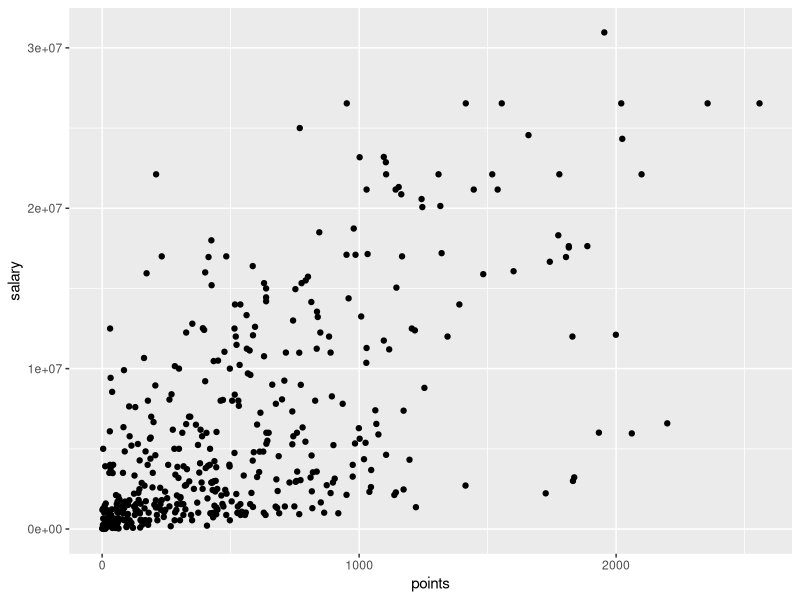
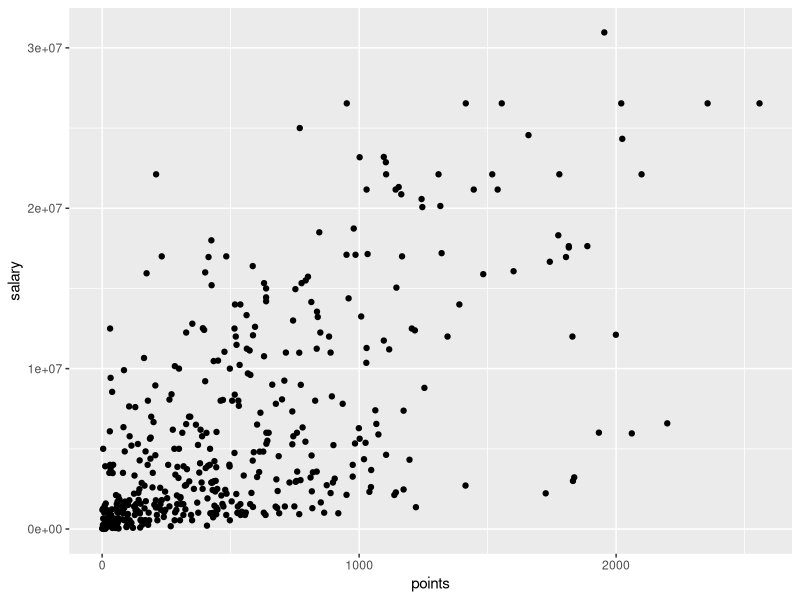
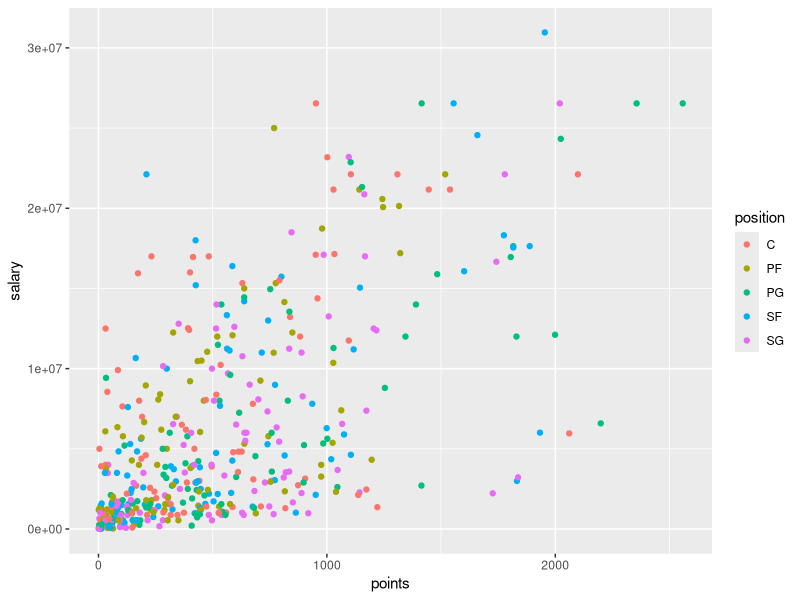
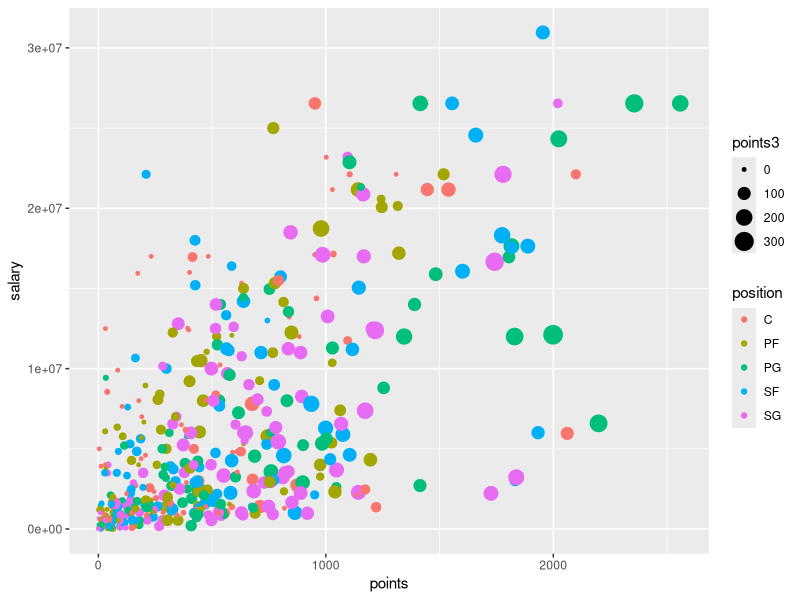
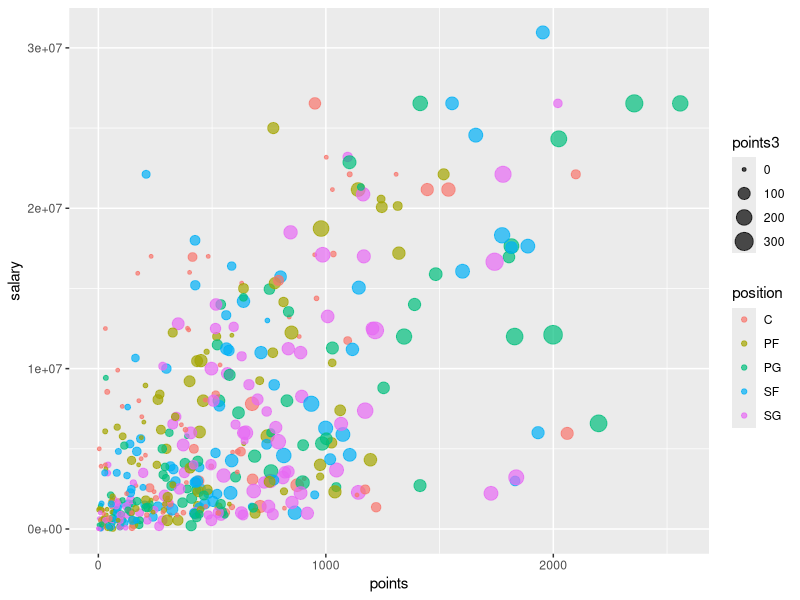
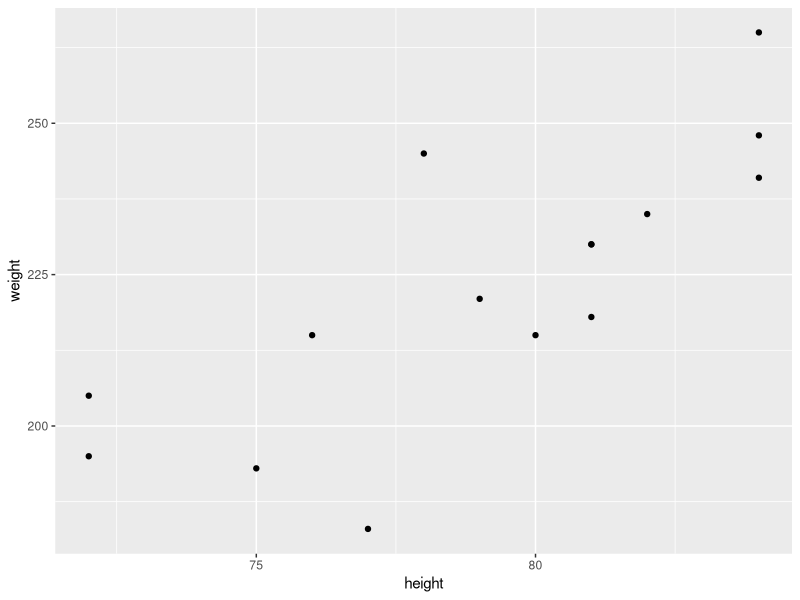

Here is the R script that generated these plots, in order:
## ---- chunk 1
library(ggplot2)
library(dplyr)
library(readr)
dat <- read_csv('nba2017-players.csv')
## ---- chunk 2
#use slice() to subset the data by selecting the first 5 rows.
slice(dat,1:5)
dat %>% slice(1:5)
#use slice() to subset the data by selecting rows 10, 15, 20, ..., 50.
slice(dat,2:10*5)
dat %>% slice(2:10*5)
#use slice() to subset  the data by selecting the last 5 rows.
slice(dat,(nrow(dat)-4):nrow(dat))
dat %>% slice(nrow(dat)-4:nrow(dat))
#use filter() to subset those players with height less than 70 inches tall.
filter(dat, height < 70)
dat %>% filter(height < 70)
#use filter() to subset rows of Toronto Raptors ('TOR').
filter(dat, team == "TOR")
dat %>% filter(team == "TOR")
#use filter() to subset rows of TOR centers ('C').
filter(dat, team == "TOR" & position == "C")
dat %>% filter(team == "TOR" & position == "C")
#use filter() and then select(), to subset rows of lakers ('LAL'), and then display their names.
select(filter(dat, team == "LAL"),player)
dat %>% filter(team == "LAL") %>% select(player)
#use filter() and then select(), to display the name and salary, of TOR point guards
select(filter(dat, team == "TOR" & position == "PG"), player, salary)
dat %>% filter(team == "TOR" & position == "PG") %>%  select(player, salary)
#select the name, age, and team, of players with more than 10 years of experience, making 10 million dollars or less.
select(filter(dat, experience > 10 & salary <= 10e6), player, age, team)
dat %>% filter(experience > 10 & salary <= 10e6) %>% select(player, age, team)
#select the name, team, height, and weight, of rookie players, 20 years old, displaying only the first five occurrences (i.e. rows)
slice(select(filter(dat, experience == 0 & age == 20), player, team, height, weight),1:5)
dat %>% filter(experience == 0 & age == 20) %>% select(player, team, height,weight) %>% slice(1:5)
## ---- chunk 3
#Create data frame of only players from the Toronto Raptors
tor <- filter(dat, team == 'TOR')
tor

#Add column of height/weight
tor2 = mutate(tor, ht_wt = height/weight)
tor2

#Arrange by height, ascending and descending
arrange(tor, height)
arrange(tor,desc(height))

#using the data frame tor, add a new variable product with the product of height and weight and show the 5 players with lowest product
tor %>% mutate(product = height*weight) %>% arrange(product) %>% select(player,position,product) %>% slice(1:5)

#create a new data frame gsw3, by adding columns log_height and log_weight with the log transformations of height and weight.
tor3 = mutate(tor, log_height = log(height), log_weight = log(weight))

#use the original data frame to filter() and arrange() those players with height less than 71 inches tall, in increasing order.
arrange(filter(dat, height < 71),height)
dat %>% filter(height < 71) %>% arrange(height)

#display the name, team, and salary, of the top-5 highest paid players
select(slice(arrange(dat, desc(salary)),1:5),c(player, team, salary))
dat %>% arrange(desc(salary)) %>% slice(1:5) %>% select(player, team, salary)

#display the name, team, and points3, of the top 10 three-point players
select(slice(arrange(dat, desc(points3)),1:10),c(player, team, points3))
dat %>% arrange(desc(points3)) %>% slice(1:10) %>% select(player, team, points3)

#create a data frame gsw_mpg of GSW players, that contains variables for player name, experience, and min_per_game (minutes per game), sorted by min_per_game (in descending order)
gsw_mpg = arrange(select(mutate(filter(dat,team=="GSW"),min_per_game = minutes/games),c(player, experience, min_per_game)),desc(min_per_game))
gsw_mpg
## ---- chunk 4
# average salary of NBA players
summarise(dat, avg_salary = mean(salary))

#use summarise() to get the largest height value.
summarise(dat,max_height = max(height))

#use summarise() to get the standard deviation of points3.
summarise(dat,sd_3pt = sd(points3))

#use summarise() and group_by() to display the median of three-points, by team.
summarise(group_by(dat, team),median_3pt = median(points3))
dat %>% group_by(team) %>% summarise(median_3pt = median(points3))

#display the average triple points by team, in ascending order, of the bottom-5 teams (worst 3pointer teams)
slice(arrange(summarise(group_by(dat,team),average_3pt = mean(points3)),average_3pt),1:5)
dat %>% group_by(team) %>% summarise(average_3pt = mean(points3)) %>% arrange(average_3pt) %>% slice(1:5)

#obtain the mean and standard deviation of age, for Power Forwards, with 5 and 10 years (including) years of experience.
summarise(filter(dat, position =="PF" & experience>=5 & experience <= 10),average_age = mean(age), sd_age = sd(age))
dat %>% filter(position == "PF" & experience >= 5 & experience <= 10) %>% summarise(average_age = mean(age), sd_age = sd(age))
## ---- chunk 5
#Display those rows associated to players having height less than 70 inches tall.
show(dat[dat$height<70,])
dat %>% filter(height < 70)

#Display the names and salaries of centres with over 10 years of playing experience
show(dat[dat$position=='C' & dat$experience > 10,c('player','salary')])
dat %>% filter(position == 'C' & experience > 10) %>% select(player, salary)

#Create a data frame UCLA with the data of players from college UCLA ("University of California, Los Angeles").
ucla <- data.frame(dat[dat$college == "University of California, Los Angeles",])
ucla <- dat%>%filter(college == "University of California, Los Angeles")

#Create a data frame rookies with those players with 0 years of experience.
rookies <- data.frame(dat[dat$experience == 0,])
rookies <- dat%>%filter(experience==0)

#Create a data frame rookie_centers with the data of Center rookie players.
rookie_centres <- data.frame(rookies[rookies$position == 'C',])
rookie_centres <- rookies%>%filter(position=='C')

#Create a data frame top_players for players with more than 50 games and more than 300 minutes played.
top_players <- dat[(dat$games > 50) & (dat$minutes > 300),]
top_players <- dat%>%filter(games>50 & minutes > 300)

#What's the largest height value?
max(dat$height)
dat %>% summarise(max(height))

#What's the minimum height value?
min(dat$height)
dat %>% summarise(min(height))

#What's the overall average height?
mean(dat$height)
dat %>% summarise(mean(height))

#Who is the tallest player?
dat[dat$height == max(dat$height),'player']
dat %>% arrange(desc(height)) %>% select(player) %>% slice(1)

#Who is the shortest player?
dat[dat$height == min(dat$height),'player']
dat %>% arrange(height) %>% select(player) %>% slice(1)

#Which are the unique teams?
unique(dat$team)
dat %>% distinct(team)

#How many different teams?
length(unique(dat$team))
dat %>% distinct(team) %>% nrow

#Who is the oldest player?
dat[dat$age == max(dat$age),'player']
dat %>% arrange(desc(age)) %>%  select(player) %>% slice(1)

#What is the median salary of all players?
median(dat$salary)
dat %>% summarise(median(salary))

#What is the median salary of the players with 10 years of experience or more?
median(dat[dat$experience >= 10, 'salary'][[1]])
dat %>% filter(experience >= 10) %>% summarise(median(salary))
  
#What is the median salary of Shooting Guards (SG) and Point Guards (PG)?
median(dat[(dat$position == 'PG') | (dat$position == 'SG'),'salary'][[1]])
dat %>% filter(position == 'PG' | position == 'SG') %>% summarise(median(salary))

#What is the median salary of Power Forwards (PF), 29 years or older, and 74 inches tall or less?
median(dat[(dat$position == 'PF') & (dat$age >= 29) & (dat$height <= 74),'salary'][[1]])
dat %>% filter(position == 'PG' & age >= 29 & height <= 74) %>% summarise(median(salary))

#How many players are from "University of California, Berkeley"?
nrow(na.omit(dat[dat$college == "University of California, Berkeley",]))
dat %>% filter(college == "University of California, Berkeley") %>% nrow

#Are there any players with weight greater than 260 pounds? If so how many and who are they?
nrow(dat[dat$weight > 260,])
dat[dat$weight > 260,'player']
dat %>% filter(weight > 260) %>% select('player')

#How many players did not attend a college in the US?
nrow(dat[is.na(dat$college),])
dat %>% filter(is.na(college)) %>% nrow

#Who is the player with the maximum rate of points per minute?
dat[dat$points/dat$minutes == max(dat$points/dat$minutes),'player']
dat %>% arrange(desc(points/minutes)) %>% select(player) %>% slice(1)

#Who is the player with the maximum rate of 3 pointers per minute?
dat[dat$points3/dat$minutes == max(dat$points3/dat$minutes),'player']
dat %>% arrange(desc(points3/minutes)) %>% select(player) %>% slice(1)
## ---- chunk 6
#Create a data frame with the average height, average weight, and average age, grouped by position
aggregate(dat[,c("height","weight","age")],by = list(dat$age),FUN = mean)
dat %>% group_by(position) %>% summarise(mean(height),mean(weight),mean(age))

#Create a data frame with the average height, average weight, and average age, grouped by team
aggregate(dat[,c("height","weight","age")],by = list(dat$team),FUN = mean)
dat %>% group_by(team) %>% summarise(mean(height),mean(weight),mean(age))

#Create a data frame with the average height, average weight, and average age, grouped by team and position.
aggregate(dat[,c("height","weight","age")],by = list(dat$team, dat$position),FUN = mean)
dat %>% group_by(position, team) %>% summarise(mean(height),mean(weight),mean(age))

#Create a data frame with the minimum salary, median salary, mean salary, and maximum salary, grouped by team and position.
nba_summary <- data.frame(aggregate(dat[,c("salary")],by = list(dat$team, dat$position),FUN = min), 
           aggregate(dat[,c("salary")],by = list(dat$team, dat$position),FUN = median),
           aggregate(dat[,c("salary")],by = list(dat$team, dat$position),FUN = mean),
           aggregate(dat[,c("salary")],by = list(dat$team, dat$position),FUN = max))[,c(1,2,3,6,9,12)]
colnames(nba_summary) <- c("Team","Position","Min Salary", "Median Salary", "Mean Salary", "Max Salary")
nba_summary
dat %>% group_by(position, team) %>% summarise(min(salary),median(salary),mean(salary),max(salary))
## ---- chunk 7
# scatterplot (option 1)
ggplot(data = dat) +
  geom_point(aes(x = points, y = salary))
## ---- chunk 8
# scatterplot (option 2)
ggplot(data = dat, aes(x = points, y = salary)) +
  geom_point()
## ---- chunk 9
# colored scatterplot 
ggplot(data = dat, aes(x = points, y = salary)) +
  geom_point(aes(color = position))
## ---- chunk 10
# sized and colored scatterplot 
ggplot(data = dat, aes(x = points, y = salary)) +
  geom_point(aes(color = position, size = points3))
## ---- chunk 11
ggplot(data = dat, aes(x = points, y = salary)) +
  geom_point(aes(color = position, size = points3), alpha = 0.7)
## ---- chunk 12
#Use the data frame tor to make a scatterplot of height and weight.
ggplot(data = tor, aes(x = height, y = weight)) +
  geom_point()
